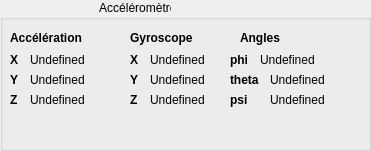
   <widget class="QGroupBox" name="groupBox_2">
    <property name="geometry">
     <rect>
      <x>0</x>
      <y>300</y>
      <width>371</width>
      <height>151</height>
     </rect>
    </property>
    <property name="title">
     <string>                              Accéléromètre</string>
    </property>
    <widget class="QLabel" name="label_3">
     <property name="geometry">
      <rect>
       <x>10</x>
       <y>30</y>
       <width>101</width>
       <height>16</height>
      </rect>
     </property>
     <property name="font">
      <font>
       <weight>75</weight>
       <bold>true</bold>
      </font>
     </property>
     <property name="text">
      <string>Accélération</string>
     </property>
    </widget>
    <widget class="QLabel" name="label_4">
     <property name="geometry">
      <rect>
       <x>130</x>
       <y>30</y>
       <width>101</width>
       <height>16</height>
      </rect>
     </property>
     <property name="font">
      <font>
       <weight>75</weight>
       <bold>true</bold>
      </font>
     </property>
     <property name="text">
      <string>Gyroscope</string>
     </property>
    </widget>
    <widget class="QLabel" name="lblMPAccX">
     <property name="geometry">
      <rect>
       <x>30</x>
       <y>50</y>
       <width>191</width>
       <height>20</height>
      </rect>
     </property>
     <property name="text">
      <string>Undefined</string>
     </property>
    </widget>
    <widget class="QLabel" name="lblMPAccY">
     <property name="geometry">
      <rect>
       <x>30</x>
       <y>70</y>
       <width>191</width>
       <height>20</height>
      </rect>
     </property>
     <property name="text">
      <string>Undefined</string>
     </property>
    </widget>
    <widget class="QLabel" name="label_5">
     <property name="geometry">
      <rect>
       <x>10</x>
       <y>50</y>
       <width>16</width>
       <height>20</height>
      </rect>
     </property>
     <property name="font">
      <font>
       <weight>75</weight>
       <bold>true</bold>
      </font>
     </property>
     <property name="text">
      <string>X</string>
     </property>
     <property name="wordWrap">
      <bool>true</bool>
     </property>
     <property name="buddy">
      <cstring></cstring>
     </property>
    </widget>
    <widget class="QLabel" name="lblMPAccZ">
     <property name="geometry">
      <rect>
       <x>30</x>
       <y>90</y>
       <width>191</width>
       <height>20</height>
      </rect>
     </property>
     <property name="text">
      <string>Undefined</string>
     </property>
    </widget>
    <widget class="QLabel" name="label_6">
     <property name="geometry">
      <rect>
       <x>10</x>
       <y>70</y>
       <width>16</width>
       <height>20</height>
      </rect>
     </property>
     <property name="font">
      <font>
       <weight>75</weight>
       <bold>true</bold>
      </font>
     </property>
     <property name="text">
      <string>Y</string>
     </property>
     <property name="wordWrap">
      <bool>true</bool>
     </property>
     <property name="buddy">
      <cstring></cstring>
     </property>
    </widget>
    <widget class="QLabel" name="label_8">
     <property name="geometry">
      <rect>
       <x>10</x>
       <y>90</y>
       <width>16</width>
       <height>20</height>
      </rect>
     </property>
     <property name="font">
      <font>
       <weight>75</weight>
       <bold>true</bold>
      </font>
     </property>
     <property name="text">
      <string>Z</string>
     </property>
     <property name="wordWrap">
      <bool>true</bool>
     </property>
     <property name="buddy">
      <cstring></cstring>
     </property>
    </widget>
    <widget class="QLabel" name="lblMPGyrX">
     <property name="geometry">
      <rect>
       <x>150</x>
       <y>50</y>
       <width>191</width>
       <height>20</height>
      </rect>
     </property>
     <property name="text">
      <string>Undefined</string>
     </property>
    </widget>
    <widget class="QLabel" name="lblMPGyrY">
     <property name="geometry">
      <rect>
       <x>150</x>
       <y>70</y>
       <width>191</width>
       <height>20</height>
      </rect>
     </property>
     <property name="text">
      <string>Undefined</string>
     </property>
    </widget>
    <widget class="QLabel" name="lblMPGyrZ">
     <property name="geometry">
      <rect>
       <x>150</x>
       <y>90</y>
       <width>191</width>
       <height>20</height>
      </rect>
     </property>
     <property name="text">
      <string>Undefined</string>
     </property>
    </widget>
    <widget class="QLabel" name="label_9">
     <property name="geometry">
      <rect>
       <x>130</x>
       <y>90</y>
       <width>16</width>
       <height>20</height>
      </rect>
     </property>
     <property name="font">
      <font>
       <weight>75</weight>
       <bold>true</bold>
      </font>
     </property>
     <property name="text">
      <string>Z</string>
     </property>
     <property name="wordWrap">
      <bool>true</bool>
     </property>
     <property name="buddy">
      <cstring></cstring>
     </property>
    </widget>
    <widget class="QLabel" name="label_7">
     <property name="geometry">
      <rect>
       <x>130</x>
       <y>70</y>
       <width>16</width>
       <height>20</height>
      </rect>
     </property>
     <property name="font">
      <font>
       <weight>75</weight>
       <bold>true</bold>
      </font>
     </property>
     <property name="text">
      <string>Y</string>
     </property>
     <property name="wordWrap">
      <bool>true</bool>
     </property>
     <property name="buddy">
      <cstring></cstring>
     </property>
    </widget>
    <widget class="QLabel" name="label_10">
     <property name="geometry">
      <rect>
       <x>130</x>
       <y>50</y>
       <width>16</width>
       <height>20</height>
      </rect>
     </property>
     <property name="font">
      <font>
       <weight>75</weight>
       <bold>true</bold>
      </font>
     </property>
     <property name="text">
      <string>X</string>
     </property>
     <property name="wordWrap">
      <bool>true</bool>
     </property>
     <property name="buddy">
      <cstring></cstring>
     </property>
    </widget>
    <widget class="QLabel" name="label_11">
     <property name="geometry">
      <rect>
       <x>240</x>
       <y>30</y>
       <width>81</width>
       <height>16</height>
      </rect>
     </property>
     <property name="font">
      <font>
       <weight>75</weight>
       <bold>true</bold>
      </font>
     </property>
     <property name="text">
      <string>Angles</string>
     </property>
    </widget>
    <widget class="QLabel" name="label_12">
     <property name="geometry">
      <rect>
       <x>230</x>
       <y>90</y>
       <width>31</width>
       <height>20</height>
      </rect>
     </property>
     <property name="font">
      <font>
       <weight>75</weight>
       <bold>true</bold>
      </font>
     </property>
     <property name="text">
      <string>psi</string>
     </property>
     <property name="wordWrap">
      <bool>true</bool>
     </property>
     <property name="buddy">
      <cstring></cstring>
     </property>
    </widget>
    <widget class="QLabel" name="label_13">
     <property name="geometry">
      <rect>
       <x>230</x>
       <y>50</y>
       <width>31</width>
       <height>20</height>
      </rect>
     </property>
     <property name="font">
      <font>
       <weight>75</weight>
       <bold>true</bold>
      </font>
     </property>
     <property name="text">
      <string>phi</string>
     </property>
     <property name="wordWrap">
      <bool>true</bool>
     </property>
     <property name="buddy">
      <cstring></cstring>
     </property>
    </widget>
    <widget class="QLabel" name="label_14">
     <property name="geometry">
      <rect>
       <x>230</x>
       <y>70</y>
       <width>41</width>
       <height>20</height>
      </rect>
     </property>
     <property name="font">
      <font>
       <weight>75</weight>
       <bold>true</bold>
      </font>
     </property>
     <property name="text">
      <string>theta</string>
     </property>
     <property name="wordWrap">
      <bool>true</bool>
     </property>
     <property name="buddy">
      <cstring></cstring>
     </property>
    </widget>
    <widget class="QLabel" name="lblMPphi">
     <property name="geometry">
      <rect>
       <x>260</x>
       <y>50</y>
       <width>101</width>
       <height>20</height>
      </rect>
     </property>
     <property name="text">
      <string>Undefined</string>
     </property>
    </widget>
    <widget class="QLabel" name="lblMPpsi">
     <property name="geometry">
      <rect>
       <x>270</x>
       <y>90</y>
       <width>91</width>
       <height>20</height>
      </rect>
     </property>
     <property name="text">
      <string>Undefined</string>
     </property>
    </widget>
    <widget class="QLabel" name="lblMPtheta">
     <property name="geometry">
      <rect>
       <x>270</x>
       <y>70</y>
       <width>91</width>
       <height>20</height>
      </rect>
     </property>
     <property name="text">
      <string>Undefined</string>
     </property>
    </widget>
   </widget>
